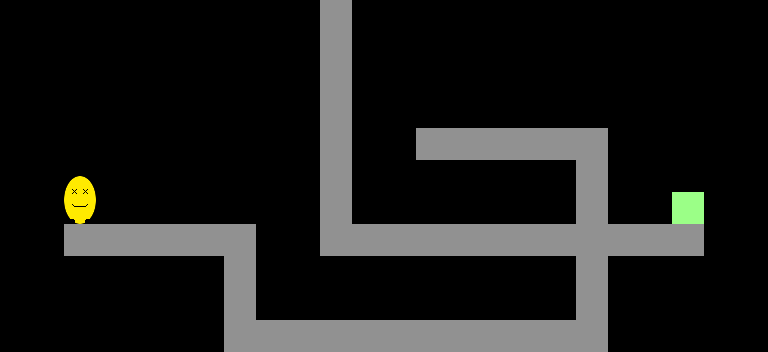

A level layout from a 2D game, rendered from its tile map. Below: a short description, then the map file with its tile-grid data intact:
An orthogonal 24x11 tile map with 32x32 px tiles, 3 tile layers (universal, world1, world2), 2 tilesets.

<map version="1.0" tiledversion="1.1.4" orientation="orthogonal" renderorder="right-down" width="24" height="11" tilewidth="32" tileheight="32" infinite="0" nextobjectid="1">
 <properties>
  <property name="layout" value="1;2;" />
 </properties>
 <tileset firstgid="1" source="tileset.tsx" />
 <tileset firstgid="13" source="player.tsx" />
 <layer name="universal" width="24" height="11">
  <data encoding="csv">
0,0,0,0,0,0,0,0,0,0,0,0,0,0,0,0,0,0,0,0,0,0,0,0,
0,0,0,0,0,0,0,0,0,0,0,0,0,0,0,0,0,0,0,0,0,0,0,0,
0,0,0,0,0,0,0,0,0,0,0,0,0,0,0,0,0,0,0,0,0,0,0,0,
0,0,0,0,0,0,0,0,0,0,0,0,0,0,0,0,0,0,0,0,0,0,0,0,
0,0,0,0,0,0,0,0,0,0,0,0,0,0,0,0,0,0,0,0,0,0,0,0,
0,0,0,0,0,0,0,0,0,0,0,0,0,0,0,0,0,0,0,0,0,0,0,0,
0,0,13,0,0,0,0,0,0,0,0,0,0,0,0,0,0,0,0,0,0,2,0,0,
0,0,3,3,3,3,3,0,0,0,0,3,3,3,3,3,0,0,3,3,3,3,0,0,
0,0,0,0,0,0,0,0,0,0,0,0,0,0,0,0,0,0,0,0,0,0,0,0,
0,0,0,0,0,0,0,0,0,0,0,0,0,0,0,0,0,0,0,0,0,0,0,0,
0,0,0,0,0,0,0,0,0,0,0,0,0,0,0,0,0,0,0,0,0,0,0,0
</data>
 </layer>
 <layer name="world1" width="24" height="11">
  <data encoding="csv">
0,0,0,0,0,0,0,0,0,0,0,0,0,0,0,0,0,0,0,0,0,0,0,0,
0,0,0,0,0,0,0,0,0,0,0,0,0,0,0,0,0,0,0,0,0,0,0,0,
0,0,0,0,0,0,0,0,0,0,0,0,0,0,0,0,0,0,0,0,0,0,0,0,
0,0,0,0,0,0,0,0,0,0,0,0,0,0,0,0,0,0,0,0,0,0,0,0,
0,0,0,0,0,0,0,0,0,0,0,0,0,0,0,0,0,0,0,0,0,0,0,0,
0,0,0,0,0,0,0,0,0,0,0,0,0,0,0,0,0,0,0,0,0,0,0,0,
0,0,0,0,0,0,0,0,0,0,0,0,0,0,0,0,0,0,0,0,0,0,0,0,
0,0,0,0,0,0,0,0,0,0,0,0,0,0,0,0,3,3,0,0,0,0,0,0,
0,0,0,0,0,0,0,0,0,0,0,0,0,0,0,0,0,0,0,0,0,0,0,0,
0,0,0,0,0,0,0,0,0,0,0,0,0,0,0,0,0,0,0,0,0,0,0,0,
0,0,0,0,0,0,0,0,0,0,0,0,0,0,0,0,0,0,0,0,0,0,0,0
</data>
 </layer>
 <layer name="world2" width="24" height="11">
  <data encoding="csv">
0,0,0,0,0,0,0,0,0,0,3,0,0,0,0,0,0,0,0,0,0,0,0,0,
0,0,0,0,0,0,0,0,0,0,3,0,0,0,0,0,0,0,0,0,0,0,0,0,
0,0,0,0,0,0,0,0,0,0,3,0,0,0,0,0,0,0,0,0,0,0,0,0,
0,0,0,0,0,0,0,0,0,0,3,0,0,0,0,0,0,0,0,0,0,0,0,0,
0,0,0,0,0,0,0,0,0,0,3,0,0,3,3,3,3,3,3,0,0,0,0,0,
0,0,0,0,0,0,0,0,0,0,3,0,0,0,0,0,0,0,3,0,0,0,0,0,
0,0,0,0,0,0,0,0,0,0,3,0,0,0,0,0,0,0,3,0,0,0,0,0,
0,0,0,0,0,0,0,3,0,0,3,3,0,0,0,0,0,0,0,0,0,0,0,0,
0,0,0,0,0,0,0,3,0,0,0,0,0,0,0,0,0,0,3,0,0,0,0,0,
0,0,0,0,0,0,0,3,0,0,0,0,0,0,0,0,0,0,3,0,0,0,0,0,
0,0,0,0,0,0,0,3,3,3,3,3,3,3,3,3,3,3,3,0,0,0,0,0
</data>
 </layer>
</map>
